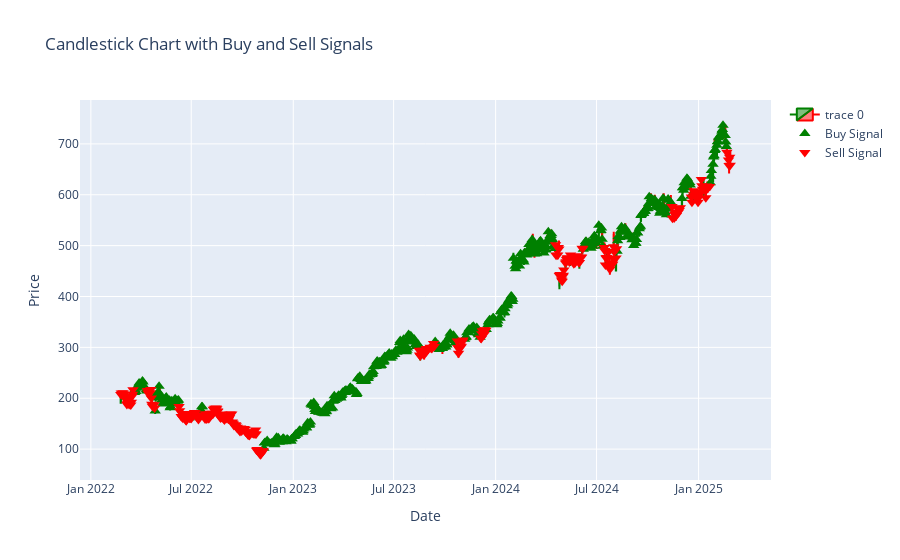

Notebook code for this chart:
### Code cell
import plotly.graph_objects as go

buy_signals = merged_data[merged_data['target'] == 1]
sell_signals = merged_data[merged_data['target'] == 0]

fig = go.Figure(data=[go.Candlestick(
    x=merged_data.index,  # Use the index as the x-axis (Date)
    open=merged_data['Open'],  # Opening prices
    high=merged_data['High'],  # High prices
    low=merged_data['Low'],  # Low prices
    close=merged_data['Close'],  # Closing prices
    increasing_line_color='green',  # Color for increasing candles
    decreasing_line_color='red'  # Color for decreasing candles
)])

# Add scatter points for buy signals
fig.add_trace(go.Scatter(
    x=buy_signals.index,  # Use the index of buy signals
    y=buy_signals['Close'],  # Plot buy signals at the Close price
    mode='markers',  # Use markers to represent the signals
    name='Buy Signal',  # Legend name for buy signals
    marker=dict(
        size=10,  # Marker size
        color='green',  # Marker color for buy signals
        symbol='triangle-up'  # Marker shape for buy signals
    )
))

# Add scatter points for sell signals
fig.add_trace(go.Scatter(
    x=sell_signals.index,  # Use the index of sell signals
    y=sell_signals['Close'],  # Plot sell signals at the Close price
    mode='markers',  # Use markers to represent the signals
    name='Sell Signal',  # Legend name for sell signals
    marker=dict(
        size=10,  # Marker size
        color='red',  # Marker color for sell signals
        symbol='triangle-down'  # Marker shape for sell signals
    )
))

# Add title and labels
fig.update_layout(
    title='Candlestick Chart with Buy and Sell Signals',
    xaxis_title='Date',
    yaxis_title='Price',
    xaxis_rangeslider_visible=False  # Hide the range slider (optional)
)

# Show the chart
fig.show()

### Figure 1 — Plotly figure (JSON) as saved in the notebook; plotly's stock layout.template omitted (floating-point values rounded to 4 significant figures; data arrays with more than 128 entries replaced by an {"elided": "..."} marker saying what was removed)
{"data": [{"close": {"elided": "755 float values"}, "decreasing": {"line": {"color": "red"}}, "high": {"elided": "755 float values"}, "increasing": {"line": {"color": "green"}}, "low": {"elided": "755 float values"}, "open": {"elided": "755 float values"}, "type": "candlestick", "x": {"elided": "755 str values"}}, {"marker": {"color": "green", "size": 10, "symbol": "triangle-up"}, "mode": "markers", "name": "Buy Signal", "type": "scatter", "x": {"elided": "503 str values"}, "y": {"elided": "503 float values"}}, {"marker": {"color": "red", "size": 10, "symbol": "triangle-down"}, "mode": "markers", "name": "Sell Signal", "type": "scatter", "x": {"elided": "252 str values"}, "y": {"elided": "252 float values"}}], "layout": {"title": {"text": "Candlestick Chart with Buy and Sell Signals"}, "xaxis": {"rangeslider": {"visible": false}, "title": {"text": "Date"}}, "yaxis": {"title": {"text": "Price"}}}}
